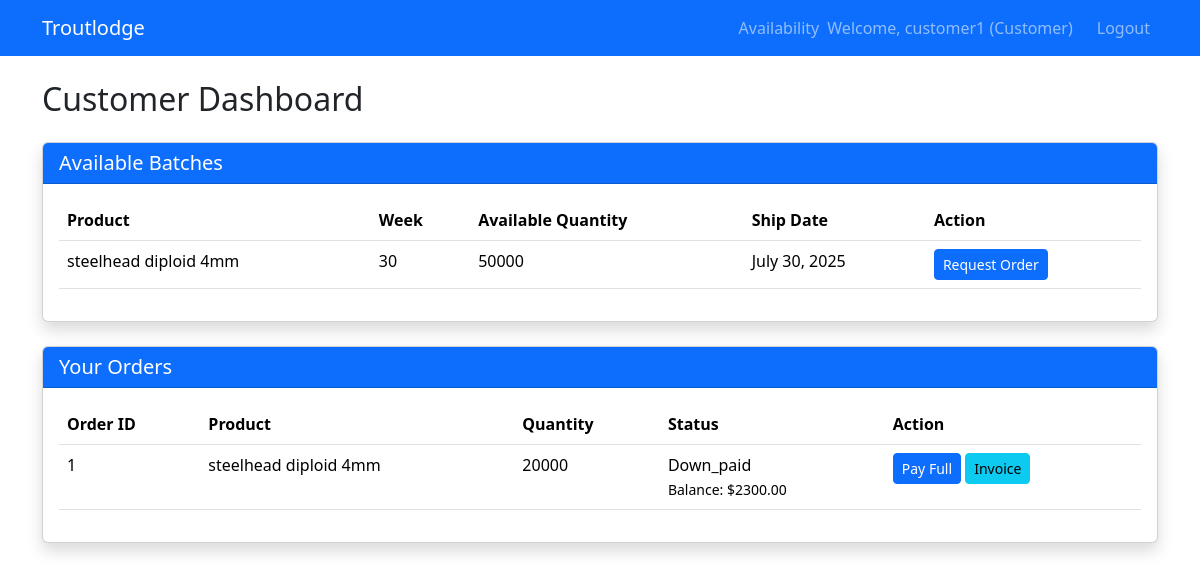
/ (signed in), run on the app's committed database.
### core/models.py (models this page shows, shortened)
class User(AbstractUser):
    ROLE_CHOICES = [
        ('sales', 'Sales Team'),
        ('hatchery', 'Hatchery Management'),
        ('customer', 'Customer'),
    ]
    role = models.CharField(max_length=10, choices=ROLE_CHOICES)
    company = models.CharField(max_length=100, blank=True, null=True)
    phone = models.CharField(max_length=20, blank=True, null=True)
    vat_number = models.CharField(max_length=50, blank=True, null=True)
    address = models.TextField(blank=True, null=True)
    reliability_score = models.FloatField(default=0.8)

class Availability(models.Model):
    product = models.ForeignKey(Product, on_delete=models.CASCADE)
    year = models.IntegerField(default=2025)
    week_number = models.IntegerField()
    available_quantity = models.IntegerField()
    expected_ship_date = models.DateField()
    class Meta:
        unique_together = ('product', 'year', 'week_number')  # Ensure unique availability per product, year, week

class Product(models.Model):
    PLOIDY_CHOICES = [
        ('diploid', 'Diploid'),
        ('triploid', 'Triploid'),
    ]
    TYPE_CHOICES = [
        ('steelhead', 'Steelhead'),
        ('jumper', 'Jumper'),
        ('kamloop', 'Kamloop'),
    ]
    DIAMETER_CHOICES = [
        (4, '4mm'),
        (5, '5mm'),
        (6, '6mm'),
    ]
    ploidy = models.CharField(max_length=10, choices=PLOIDY_CHOICES)
    type = models.CharField(max_length=10, choices=TYPE_CHOICES)
    diameter = models.IntegerField(choices=DIAMETER_CHOICES)
    price = models.DecimalField(max_digits=10, decimal_places=2, default=0)
    MIN_ORDER_QUANTITY = 20000
    def __str__(self):
        return f"{self.type} {self.ploidy} {self.diameter}mm"

class Order(models.Model):
    STATUS_CHOICES = [
        ('pending', 'Pending'),
        ('approved', 'Approved for Down Payment'),
        ('down_paid', 'Down Payment Received'),
        ('confirmed', 'Confirmed'),
        ('cancelled', 'Cancelled'),
        ('shipped', 'Shipped'),
    ]
    customer = models.ForeignKey(
        settings.AUTH_USER_MODEL,
        on_delete=models.CASCADE,
        limit_choices_to={'role': 'customer'}
    )
    availability = models.ForeignKey(Availability, on_delete=models.CASCADE)
    quantity = models.IntegerField()
    status = FSMField(
        max_length=20,
        choices=STATUS_CHOICES,
        default='pending',
        protected=True
    )
    created_at = models.DateTimeField(auto_now_add=True)
    confirmed_at = models.DateTimeField(null=True, blank=True)
    invoice = models.FileField(upload_to='invoices/', null=True, blank=True)
    downpayment_invoice = models.FileField(upload_to='downpayment_invoices/', null=True, blank=True)
    notes = models.TextField(blank=True, null=True)
    downpayment_amount = models.DecimalField(max_digits=10, decimal_places=2, null=True, blank=True)
    fullpayment_amount = models.DecimalField(max_digits=10, decimal_places=2, null=True, blank=True)
    downpayment_deadline = models.DateTimeField(null=True, blank=True)
    fullpayment_deadline = models.DateTimeField(null=True, blank=True)
    downpayment_proof = models.FileField(upload_to='payment_proofs/', null=True, blank=True)
    fullpayment_proof = models.FileField(upload_to='payment_proofs/', null=True, blank=True)
    commission_rate = models.DecimalField(max_digits=5, decimal_places=2, default=0.0)
    transport_cost = models.DecimalField(max_digits=10, decimal_places=2, default=0.0)
    downpayment_transaction_id = models.CharField(max_length=50, blank=True, null=True)
    fullpayment_transaction_id = models.CharField(max_length=50, blank=True, null=True)
    def calculate_total(self):
        return self.quantity * self.availability.product.price + self.transport_cost

### core/views.py (the view)
# urls.py: path('', views.dashboard, name='dashboard'),
@login_required
def dashboard(request):
    if request.user.role == 'sales':
        return sales_dashboard(request)
    elif request.user.role == 'hatchery':
        return hatchery_dashboard(request)
    elif request.user.role == 'customer':
        return customer_dashboard(request)
    return HttpResponseForbidden()

### core/views.py (called while the page is built)
def customer_required(view_func):
    return user_passes_test(lambda u: u.role == 'customer')(view_func)

@customer_required
def customer_dashboard(request):
    available_batches = Availability.objects.filter(available_quantity__gt=0)
    customer_orders = Order.objects.filter(customer=request.user)
    return render(request, 'customer_dashboard.html', {
        'available_batches': available_batches,
        'orders': customer_orders
    })

### core/templates/customer_dashboard.html
{% extends 'base.html' %}
{% block content %}
    <h2 class="mb-4">Customer Dashboard</h2>
    <div class="card shadow mb-4">
        <div class="card-header bg-primary text-white">
            <h5 class="mb-0">Available Batches</h5>
        </div>
        <div class="card-body">
            {% if available_batches %}
                <table class="table table-hover">
                    <thead>
                        <tr>
                            <th>Product</th>
                            <th>Week</th>
                            <th>Available Quantity</th>
                            <th>Ship Date</th>
                            <th>Action</th>
                        </tr>
                    </thead>
                    <tbody>
                        {% for batch in available_batches %}
                            <tr>
                                <td>{{ batch.product }}</td>
                                <td>{{ batch.week_number }}</td>
                                <td>{{ batch.available_quantity }}</td>
                                <td>{{ batch.expected_ship_date }}</td>
                                <td>
                                    <a href="{% url 'request_order' %}" class="btn btn-sm btn-primary">Request Order</a>
                                </td>
                            </tr>
                        {% endfor %}
                    </tbody>
                </table>
            {% else %}
                <p class="text-muted">No available batches.</p>
            {% endif %}
        </div>
    </div>
    <div class="card shadow">
        <div class="card-header bg-primary text-white">
            <h5 class="mb-0">Your Orders</h5>
        </div>
        <div class="card-body">
            {% if orders %}
                <table class="table table-hover">
                    <thead>
                        <tr>
                            <th>Order ID</th>
                            <th>Product</th>
                            <th>Quantity</th>
                            <th>Status</th>
                            <th>Action</th>
                        </tr>
                    </thead>
                    <tbody>
                        {% for order in orders %}
                            <tr>
                                <td>{{ order.id }}</td>
                                <td>{{ order.availability.product }}</td>
                                <td>{{ order.quantity }}</td>
                                <td>
                                    {{ order.status|capfirst }}
                                    {% if order.status == 'approved' %}
                                        <br><small>Down payment: ${{ order.downpayment_amount|floatformat:2 }}</small>
                                    {% elif order.status == 'down_paid' %}
                                        <br><small>Balance: ${{ order.calculate_total|add:order.downpayment_amount|floatformat:2 }}</small>
                                    {% endif %}
                                </td>
                                <td>
                                    {% if order.status == 'approved' %}
                                        <a href="{% url 'upload_down_payment' order.id %}"
                                           class="btn btn-sm btn-warning">Pay Down</a>
                                        <a href="{{ order.downpayment_invoice.url }}"
                                           class="btn btn-sm btn-info">Invoice</a>
                                    {% elif order.status == 'down_paid' %}
                                        <a href="{% url 'upload_full_payment' order.id %}"
                                           class="btn btn-sm btn-primary">Pay Full</a>
                                        <a href="{{ order.invoice.url }}"
                                           class="btn btn-sm btn-info">Invoice</a>
                                    {% elif order.status == 'confirmed' %}
                                        <a href="{% url 'view_invoice' order.id %}"
                                           class="btn btn-sm btn-info">View Invoice</a>
                                    {% elif order.status == 'shipped' %}
                                        <span class="badge bg-success">Shipped</span>
                                    {% endif %}
                                </td>
                            </tr>
                        {% endfor %}
                    </tbody>
                </table>
            {% else %}
                <p class="text-muted">No orders yet.</p>
            {% endif %}
        </div>
    </div>
{% endblock %}

### core/templates/base.html (shortened to what this page needs)
<!DOCTYPE html>
<html lang="en">
<head>
    <link href="https://cdn.jsdelivr.net/npm/bootstrap@5.3.3/dist/css/bootstrap.min.css" rel="stylesheet">
</head>
<body>
    <nav class="navbar navbar-expand-lg navbar-dark bg-primary">
        <div class="container">
            <a class="navbar-brand" href="{% url 'dashboard' %}">Troutlodge</a>
            <div class="navbar-nav ms-auto">
                <a class="nav-link" href="{% url 'availability_view' %}">Availability</a>
                {% if user.is_authenticated %}
                    <span class="navbar-text me-3">Welcome, {{ user.username }} ({{ user.role|capfirst }})</span>
                    <a class="nav-link" href="{% url 'logout' %}">Logout</a>
                {% else %}
                    <a class="nav-link" href="{% url 'login' %}">Login</a>
                {% endif %}
            </div>
        </div>
    </nav>
    <div class="container mt-4">
        {% block content %}
        {% endblock %}
    </div>
</body>
</html>

### data on the page
User: username "customer1", role "Customer"
Availability: product "steelhead diploid 4mm", week_number "30", available_quantity "50000", expected_ship_date "July 30, 2025"
Order: id "1", availability.product "steelhead diploid 4mm", quantity "20000", status "Down_paid", calculate_total|add "2300.00"
